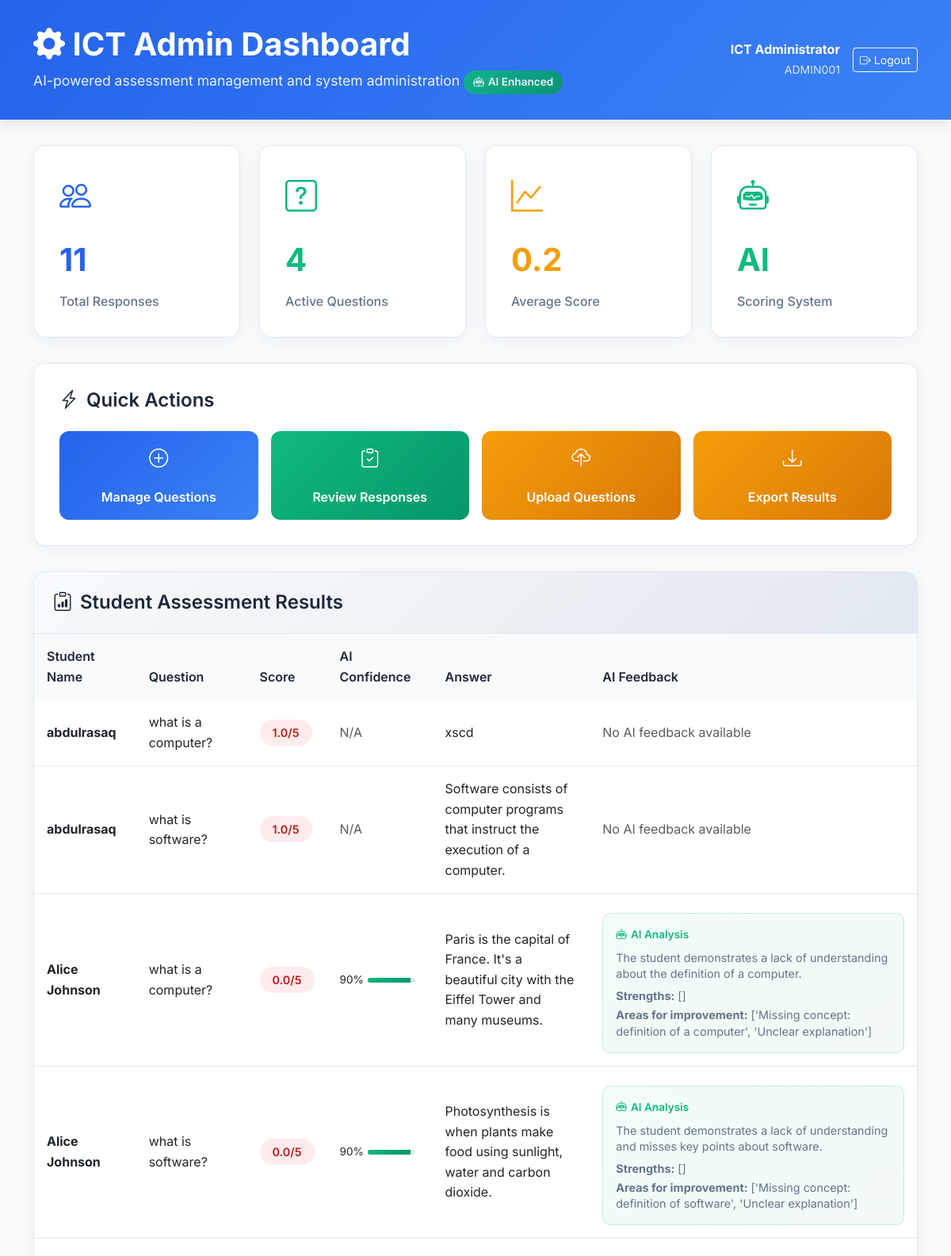
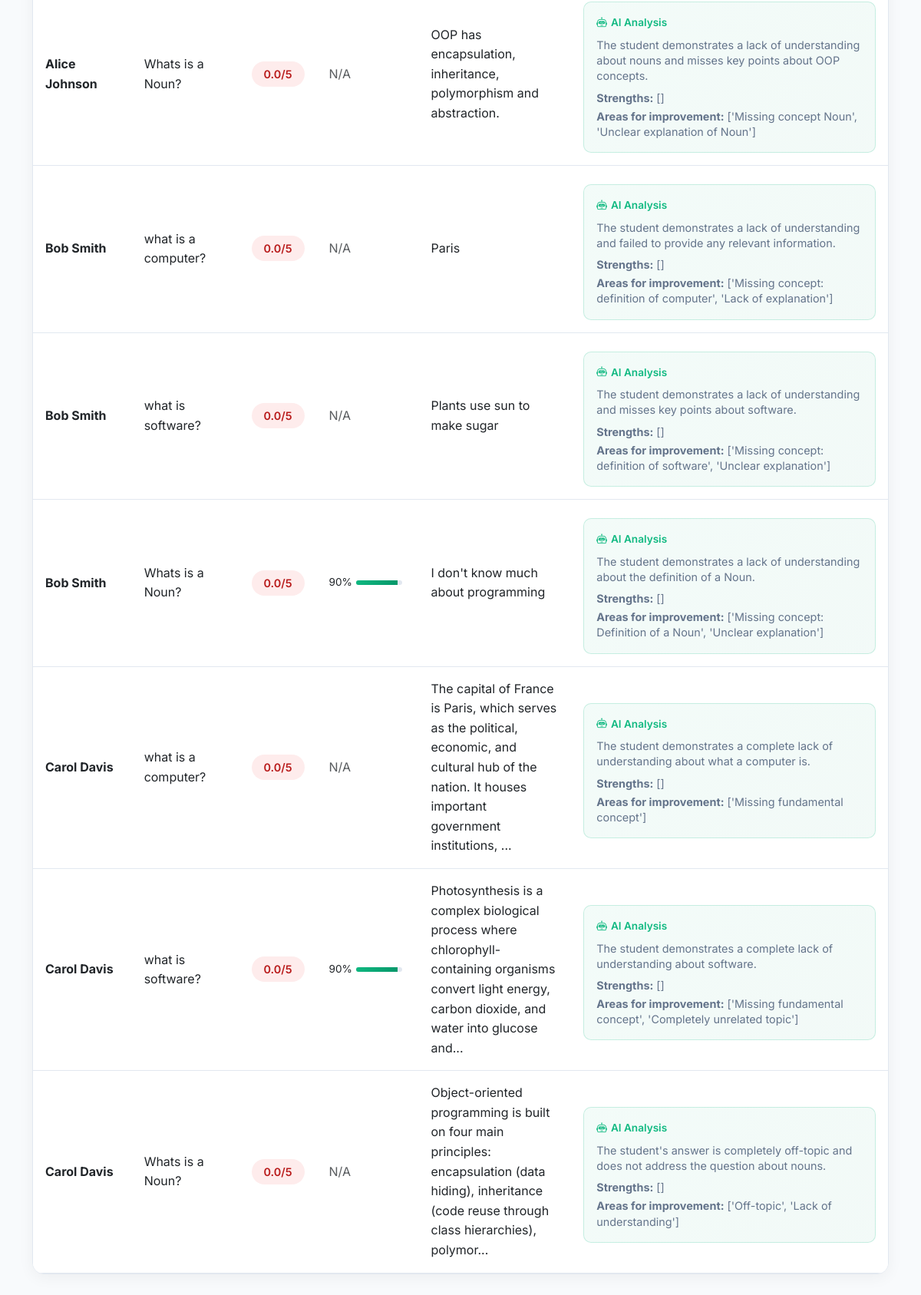
The page /admin on the database its author committed (2 pictures, top to bottom).
### database.py (models this page shows)
class Response(Base):
    __tablename__ = 'responses'
    id = Column(Integer, primary_key=True, index=True)
    student_id = Column(Integer, ForeignKey('students.id'))
    question_id = Column(Integer, ForeignKey('questions.id'))
    answer = Column(Text, nullable=False)
    score = Column(Float, default=0)  # Changed to Float for decimal scores
    corrected_answer = Column(Text, nullable=True)
    is_correct = Column(Boolean, default=False)
    ai_score = Column(Float, default=0)  # Changed to Float for decimal scores
    lecturer_score = Column(Float, default=0)  # Changed to Float for decimal scores
    ai_feedback = Column(Text, nullable=True)  # Ollama feedback
    ai_confidence = Column(Float, nullable=True)  # Ollama confidence score
    ai_strengths = Column(Text, nullable=True)  # JSON string of strengths
    ai_weaknesses = Column(Text, nullable=True)  # JSON string of weaknesses
    admin_approved = Column(Boolean, default=False)  # Whether admin has approved/reviewed
    final_score = Column(Float, nullable=True)  # Final score after admin review
    admin_comments = Column(Text, nullable=True)  # Admin comments on the response
    is_processed = Column(Boolean, default=False)  # Whether AI processing is complete
    student = relationship("Student", back_populates="responses")
    question = relationship("Question")

class Student(Base):
    __tablename__ = 'students'
    id = Column(Integer, primary_key=True, index=True)
    name = Column(String, nullable=False)
    matric_number = Column(String, unique=True, nullable=False)
    score = Column(Integer, default=0)
    responses = relationship("Response", back_populates="student")

class Question(Base):
    __tablename__ = 'questions'
    id = Column(Integer, primary_key=True, index=True)
    question_text = Column(Text, nullable=False)
    marking_guide = Column(Text, nullable=False)

### app.py (the view)
@app.route('/admin')
def admin_page():
    session_db = SessionLocal()
    student_responses = (session_db.query(Student, Response, Question)
                        .join(Response, Student.id == Response.student_id)
                        .join(Question, Response.question_id == Question.id)
                        .all())
    data = []
    student_scores = {}
    for student, response, question in student_responses:
        if student.id not in student_scores:
            student_scores[student.id] = {
                'id': student.id,
                'name': student.name,
                'matric_no': student.matric_number,
                'total_ai_score': 0,  # Initialize total AI score for the student
                'responses': []
            }
        student_scores[student.id]['responses'].append({
            'response_id': response.id,  # Add response ID for editing
            'question': question.question_text,
            'student_answer': response.answer,
            'correct_answer': question.marking_guide,
            'ai_score': response.ai_score,
            'lecturer_score': response.lecturer_score,
            'ai_feedback': response.ai_feedback,
            'ai_confidence': response.ai_confidence,
            'ai_strengths': response.ai_strengths,
            'ai_weaknesses': response.ai_weaknesses
        })
        if response.ai_score is not None:
            student_scores[student.id]['total_ai_score'] += response.ai_score
    for student_id, details in student_scores.items():
        for response in details['responses']:
            data.append({
                'id': student_id,
                'response_id': response['response_id'],
                'name': details['name'],
                'matric_no': details['matric_no'],
                'question': response['question'],
                'student_answer': response['student_answer'],
                'correct_answer': response['correct_answer'],
                'ai_score': response['ai_score'],
                'lecturer_score': response['lecturer_score'],
                'ai_feedback': response['ai_feedback'],
                'ai_confidence': response['ai_confidence'],
                'ai_strengths': response['ai_strengths'],
                'ai_weaknesses': response['ai_weaknesses'],
                'total_ai_score': details['total_ai_score']  # Total AI score for the student
            })
    questions = session_db.query(Question).all()
    responses = session_db.query(Response).join(Question).join(Student).all()
    formatted_responses = []
    for response in responses:
        formatted_responses.append({
            'student_name': response.student.name,
            'question': response.question,
            'score': response.score,
            'ai_confidence': response.ai_confidence,
            'answer': response.answer,
            'ai_feedback': response.ai_feedback,
            'ai_strengths': response.ai_strengths,
            'ai_weaknesses': response.ai_weaknesses
        })
    session_db.close()
    return render_template('lecturer_professional.html', responses=formatted_responses, questions=questions)

### templates/lecturer_professional.html (shortened to what this page needs)
<!DOCTYPE html>
<html lang="en">
<head>
    <link href="https://cdn.jsdelivr.net/npm/bootstrap@5.3.0/dist/css/bootstrap.min.css" rel="stylesheet">
    <link href="https://cdn.jsdelivr.net/npm/bootstrap-icons@1.10.0/font/bootstrap-icons.css" rel="stylesheet">
</head>
<body>
    <div class="header">
        <div class="container">
            <div class="row">
                <div class="col-12">
                    <div class="d-flex justify-content-between align-items-center">
                        <div>
                            <h1><i class="bi bi-gear-fill"></i> ICT Admin Dashboard</h1>
                            <p>AI-powered assessment management and system administration <span class="ai-badge"><i class="bi bi-robot"></i> AI Enhanced</span></p>
                        </div>
                        <div class="d-flex align-items-center gap-3">
                            <div class="text-end text-white">
                                <div class="fw-bold">ICT Administrator</div>
                                <small style="opacity: 0.8;">ADMIN001</small>
                            </div>
                            <a href="{{ url_for('logout') }}" class="btn btn-outline-light btn-sm">
                                <i class="bi bi-box-arrow-right"></i> Logout
                            </a>
                        </div>
                    </div>
                </div>
            </div>
        </div>
    </div>
    <div class="main-content">
        <div class="container">
            <div class="stats-grid">
                <div class="stat-card">
                    <div class="stat-icon" style="color: var(--primary-color);">
                        <i class="bi bi-people"></i>
                    </div>
                    <div class="stat-number" style="color: var(--primary-color);">{{ responses|length }}</div>
                    <div class="stat-label">Total Responses</div>
                </div>
                <div class="stat-card">
                    <div class="stat-icon" style="color: var(--success-color);">
                        <i class="bi bi-question-square"></i>
                    </div>
                    <div class="stat-number" style="color: var(--success-color);">{{ questions|length }}</div>
                    <div class="stat-label">Active Questions</div>
                </div>
                <div class="stat-card">
                    <div class="stat-icon" style="color: var(--warning-color);">
                        <i class="bi bi-graph-up"></i>
                    </div>
                    <div class="stat-number" style="color: var(--warning-color);">
                        {% if responses %}
                            {{ "%.1f"|format(responses|map(attribute='score')|sum / responses|length) }}
                        {% else %}
                            0.0
                        {% endif %}
                    </div>
                    <div class="stat-label">Average Score</div>
                </div>
                <div class="stat-card">
                    <div class="stat-icon" style="color: var(--success-color);">
                        <i class="bi bi-robot"></i>
                    </div>
                    <div class="stat-number" style="color: var(--success-color);">AI</div>
                    <div class="stat-label">Scoring System</div>
                </div>
            </div>
            <div class="quick-actions">
                <h3><i class="bi bi-lightning-charge"></i> Quick Actions</h3>
                <div class="action-grid">
                    <a href="{{ url_for('manage_questions') }}" class="btn-custom btn-primary-custom">
                        <i class="bi bi-plus-circle btn-icon"></i>
                        <span>Manage Questions</span>
                    </a>
                    <a href="{{ url_for('view_responses') }}" class="btn-custom btn-success-custom">
                        <i class="bi bi-clipboard-check btn-icon"></i>
                        <span>Review Responses</span>
                    </a>
                    <a href="{{ url_for('manage_questions') }}" class="btn-custom btn-warning-custom">
                        <i class="bi bi-cloud-upload btn-icon"></i>
                        <span>Upload Questions</span>
                    </a>
                    <a href="#" class="btn-custom btn-warning-custom" onclick="downloadResults()">
                        <i class="bi bi-download btn-icon"></i>
                        <span>Export Results</span>
                    </a>
                </div>
            </div>
            <div class="results-section">
                <div class="results-header">
                    <h3><i class="bi bi-clipboard-data"></i> Student Assessment Results</h3>
                </div>
                <div class="results-body">
                    {% if responses %}
                        <div class="table-responsive">
                            <table class="table table-custom">
                                <thead>
                                    <tr>
                                        <th>Student Name</th>
                                        <th>Question</th>
                                        <th>Score</th>
                                        <th>AI Confidence</th>
                                        <th>Answer</th>
                                        <th>AI Feedback</th>
                                    </tr>
                                </thead>
                                <tbody>
                                    {% for response in responses %}
                                        <tr>
                                            <td>
                                                <strong>{{ response.student_name }}</strong>
                                            </td>
                                            <td>
                                                <div style="max-width: 200px; overflow: hidden; text-overflow: ellipsis;">
                                                    {{ response.question.question_text[:100] }}{% if response.question.question_text|length > 100 %}...{% endif %}
                                                </div>
                                            </td>
                                            <td>
                                                {% set score_class = 'score-poor' %}
                                                {% if response.score >= 4 %}
                                                    {% set score_class = 'score-excellent' %}
                                                {% elif response.score >= 3 %}
                                                    {% set score_class = 'score-good' %}
                                                {% elif response.score >= 2 %}
                                                    {% set score_class = 'score-average' %}
                                                {% endif %}
                                                <span class="score-badge {{ score_class }}">
                                                    {{ response.score }}/5
                                                </span>
                                            </td>
                                            <td>
                                                {% if response.ai_confidence %}
                                                    <div class="confidence-indicator">
                                                        <span>{{ "%.0f"|format(response.ai_confidence * 100) }}%</span>
                                                        <div class="confidence-bar">
                                                            <div class="confidence-fill" style="width: {{ response.ai_confidence * 100 }}%;"></div>
                                                        </div>
                                                    </div>
                                                {% else %}
                                                    <span class="text-muted">N/A</span>
                                                {% endif %}
                                            </td>
                                            <td>
                                                <div style="max-width: 250px; overflow: hidden; text-overflow: ellipsis;">
                                                    {{ response.answer[:150] }}{% if response.answer|length > 150 %}...{% endif %}
                                                </div>
                                            </td>
                                            <td>
                                                {% if response.ai_feedback %}
                                                    <div class="ai-insight">
                                                        <div class="ai-insight-label">
                                                            <i class="bi bi-robot"></i> AI Analysis
                                                        </div>
                                                        <div class="ai-insight-text">
                                                            {{ response.ai_feedback[:200] }}{% if response.ai_feedback|length > 200 %}...{% endif %}
                                                        </div>
                                                        {% if response.ai_strengths %}
                                                            <div class="ai-insight-text mt-2">
                                                                <strong>Strengths:</strong> {{ response.ai_strengths[:100] }}{% if response.ai_strengths|length > 100 %}...{% endif %}
                                                            </div>
                                                        {% endif %}
                                                        {% if response.ai_weaknesses %}
                                                            <div class="ai-insight-text mt-1">
                                                                <strong>Areas for improvement:</strong> {{ response.ai_weaknesses[:100] }}{% if response.ai_weaknesses|length > 100 %}...{% endif %}
                                                            </div>
                                                        {% endif %}
                                                    </div>
                                                {% else %}
                                                    <span class="text-muted">No AI feedback available</span>
                                                {% endif %}
                                            </td>
                                        </tr>
                                    {% endfor %}
                                </tbody>
                            </table>
                        </div>
                    {% endif %}
                </div>
            </div>
        </div>
    </div>
</body>
</html>

### rows shown on the page
Response: student_name "abdulrasaq", question "what is a computer?", score "1.0", shows "N/A", answer "xscd", shows "No AI feedback available"
Student: student_name "abdulrasaq"
Question: question "what is software?" "what is software?" "what is software?" "what is software?"
Response: score "1.0", answer "Software consists of computer programs that instruct the execution of a computer."
Response: student_name "Alice Johnson", question "what is a computer?", score "0.0", response.ai_confidence*100 "90", answer "Paris is the capital of France. It's a beautiful city with the Eiffel Tower and many museums.", ai_feedback "The student demonstrates a lack of understanding about the definition of a computer.", ai_strengths "[]", ai_weaknesses "['Missing concept: definition of a computer', 'Unclear explanation']"
Student: student_name "Alice Johnson" "Alice Johnson"
Response: score "0.0", response.ai_confidence*100 "90", answer "Photosynthesis is when plants make food using sunlight, water and carbon dioxide.", ai_feedback "The student demonstrates a lack of understanding and misses key points about software.", ai_strengths "[]", ai_weaknesses "['Missing concept: definition of software', 'Unclear explanation']"
Question: question "Whats is a Noun?" "Whats is a Noun?" "Whats is a Noun?"
Response: score "0.0", answer "OOP has encapsulation, inheritance, polymorphism and abstraction.", ai_feedback "The student demonstrates a lack of understanding about nouns and misses key points about OOP concepts.", ai_strengths "[]", ai_weaknesses "['Missing concept Noun', 'Unclear explanation of Noun']"
Response: student_name "Bob Smith", question "what is a computer?", score "0.0", ai_confidence "N/A", answer "Paris", ai_feedback "The student demonstrates a lack of understanding and failed to provide any relevant information.", ai_strengths "[]", ai_weaknesses "['Missing concept: definition of computer', 'Lack of explanation']"
Student: student_name "Bob Smith" "Bob Smith"
Response: score "0.0", answer "Plants use sun to make sugar", ai_feedback "The student demonstrates a lack of understanding and misses key points about software.", ai_strengths "[]", ai_weaknesses "['Missing concept: definition of software', 'Unclear explanation']"
Response: score "0.0", response.ai_confidence*100 "90", answer "I don't know much about programming", ai_feedback "The student demonstrates a lack of understanding about the definition of a Noun.", ai_strengths "[]", ai_weaknesses "['Missing concept: Definition of a Noun', 'Unclear explanation']"
Response: student_name "Carol Davis", question "what is a computer?", score "0.0", ai_confidence "N/A", answer "The capital of France is Paris, which serves as the political, economic, and cultural hub of the nation. It houses important government institutions,", ai_feedback "The student demonstrates a complete lack of understanding about what a computer is.", ai_strengths "[]", ai_weaknesses "['Missing fundamental concept']"
Student: student_name "Carol Davis" "Carol Davis"
Response: score "0.0", response.ai_confidence*100 "90", answer "Photosynthesis is a complex biological process where chlorophyll-containing organisms convert light energy, carbon dioxide, and water into glucose and", ai_feedback "The student demonstrates a complete lack of understanding about software.", ai_strengths "[]", ai_weaknesses "['Missing fundamental concept', 'Completely unrelated topic']"
Response: score "0.0", answer "Object-oriented programming is built on four main principles: encapsulation (data hiding), inheritance (code reuse through class hierarchies), polymor", ai_feedback "The student's answer is completely off-topic and does not address the question about nouns.", ai_strengths "[]", ai_weaknesses "['Off-topic', 'Lack of understanding']"

### other values the page prints
{{ responses|length }} "11"
{{ questions|length }} "4"
{{ "%.1f"|format(responses|map(attribute='score')|sum / responses|length) }} "0.2"
